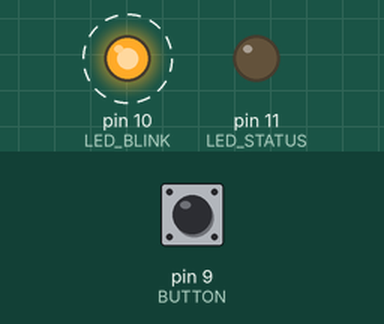
This sketch was run on a simulated Arduino Uno, built with avr-gcc and run on an emulated ATmega328P. On the bench: output pins drawn as LEDs (lit = HIGH). Dashed ring = blinking. The inputs (shaded band) are chosen by the test bench; at power-on: pin 9 (BUTTON) HIGH. What the sketch prints to the serial monitor is not drawn.

Above: at 1.2 s.
1.3 s: pin 9 (BUTTON) pulled LOW for 0.15 s
At 1.37 s:
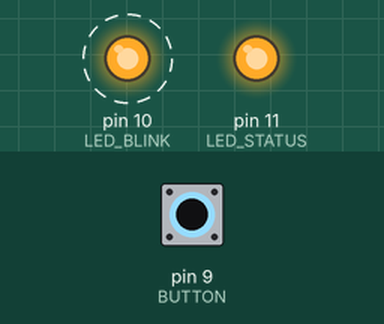
4.3 s: pin 9 (BUTTON) pulled LOW for 1 s
At 6.3 s:
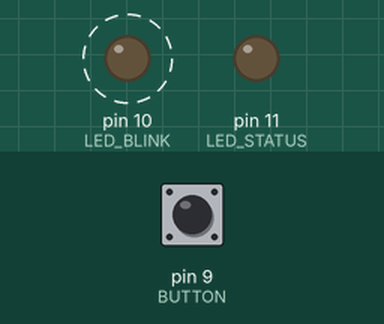
7.3 s: pin 9 (BUTTON) pulled LOW for 3.2 s
At 8.8 s:
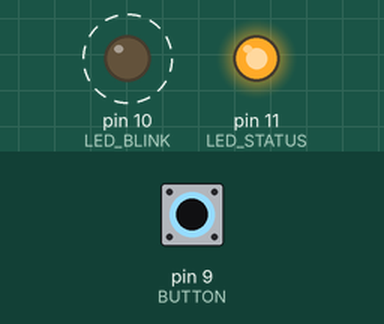
Timing chart, 0 to 18.0 s (numbered marks = the images above; inputs shaded):
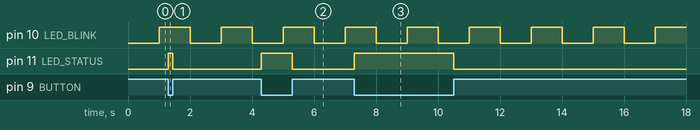

Measured:
- after the input at 1.3 s, pin 11 (LED_STATUS): LOW → HIGH at once, → LOW 0.15 s later
- after the input at 4.3 s, pin 11 (LED_STATUS): LOW → HIGH at once, → LOW 1.0 s later
- after the input at 7.3 s, pin 11 (LED_STATUS): LOW → HIGH at once, → LOW 3.2 s later
- by itself, pin 10 (LED_BLINK): alternates HIGH for 1.0 s and LOW for 1.0 s

The sketch:

millis___example.ino
```cpp
/*
Using delay() pauses the entire program, preventing it
from reading buttons or updating other components.

The millis() approach creates a timer that runs in the background,
allowing the processor to keep executing code continuously.
*/

const int BUTTON = 9;
const int LED_BLINK = 10;
const int LED_STATUS = 11;

unsigned long last = 0;       // Stores the last time the LED updated
const long interval = 1000;   // Interval at which to blink (in milliseconds)
bool blinkState = false;

void setup() {
  pinMode(BUTTON, INPUT_PULLUP);
  pinMode(LED_BLINK, OUTPUT);
  pinMode(LED_STATUS, OUTPUT);
  Serial.begin(9600);
}

void loop() {
  // --- NON-BLOCKING TIMER ---
  // Check if the difference between current time and last recorded time
  // is greater than or equal to your desired interval.
  if (millis() - last >= interval) {
    last = millis(); // Save the current time for the next comparison

    Serial.print(digitalRead(BUTTON));
    blinkState = !blinkState; // Toggle the LED state
    digitalWrite(LED_BLINK, blinkState);
  }

  // --- RUNS CONTINUOUSLY ---
  // This status LED responds instantly to button presses because there is no delay() blocking the loop.
  digitalWrite(LED_STATUS, digitalRead(BUTTON) == LOW);
}
```

Alignment_area.cpp
```cpp
// Format Document: Shift + Alt + f
// Paste below:
```
